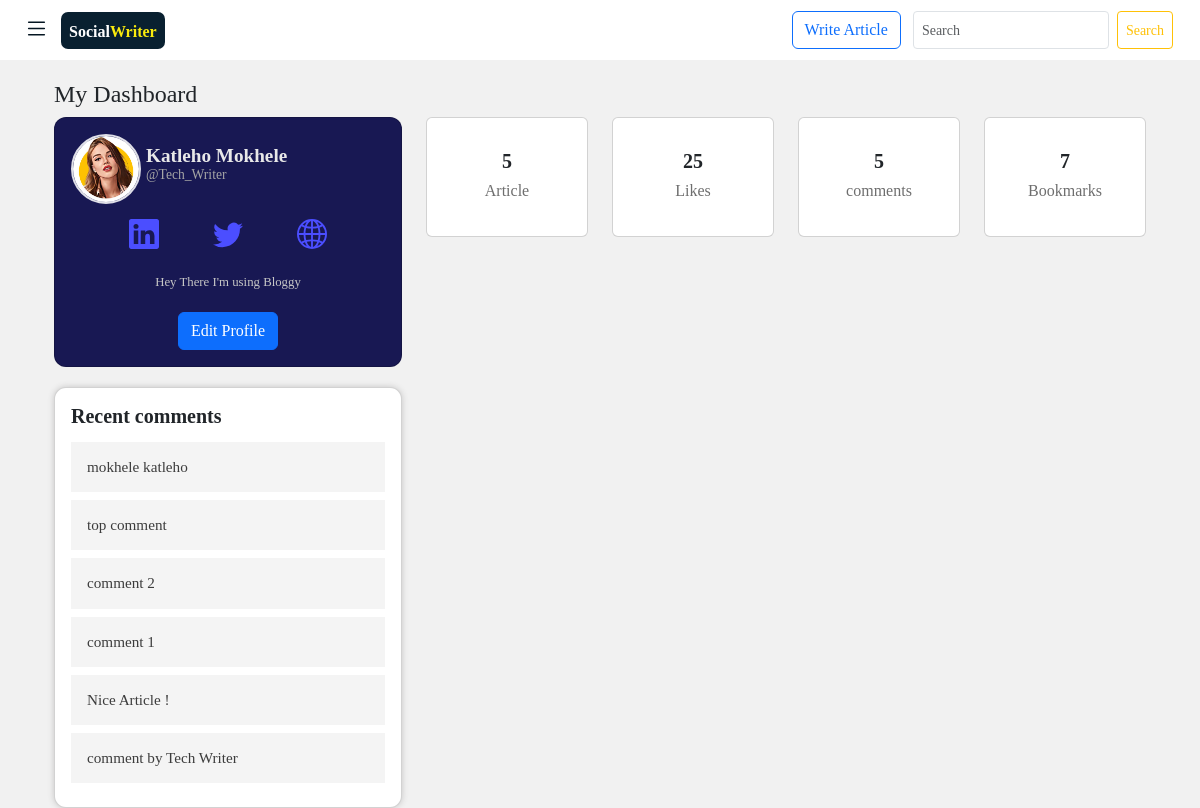
Page /dashboard/ (signed in) on the earlier database version.
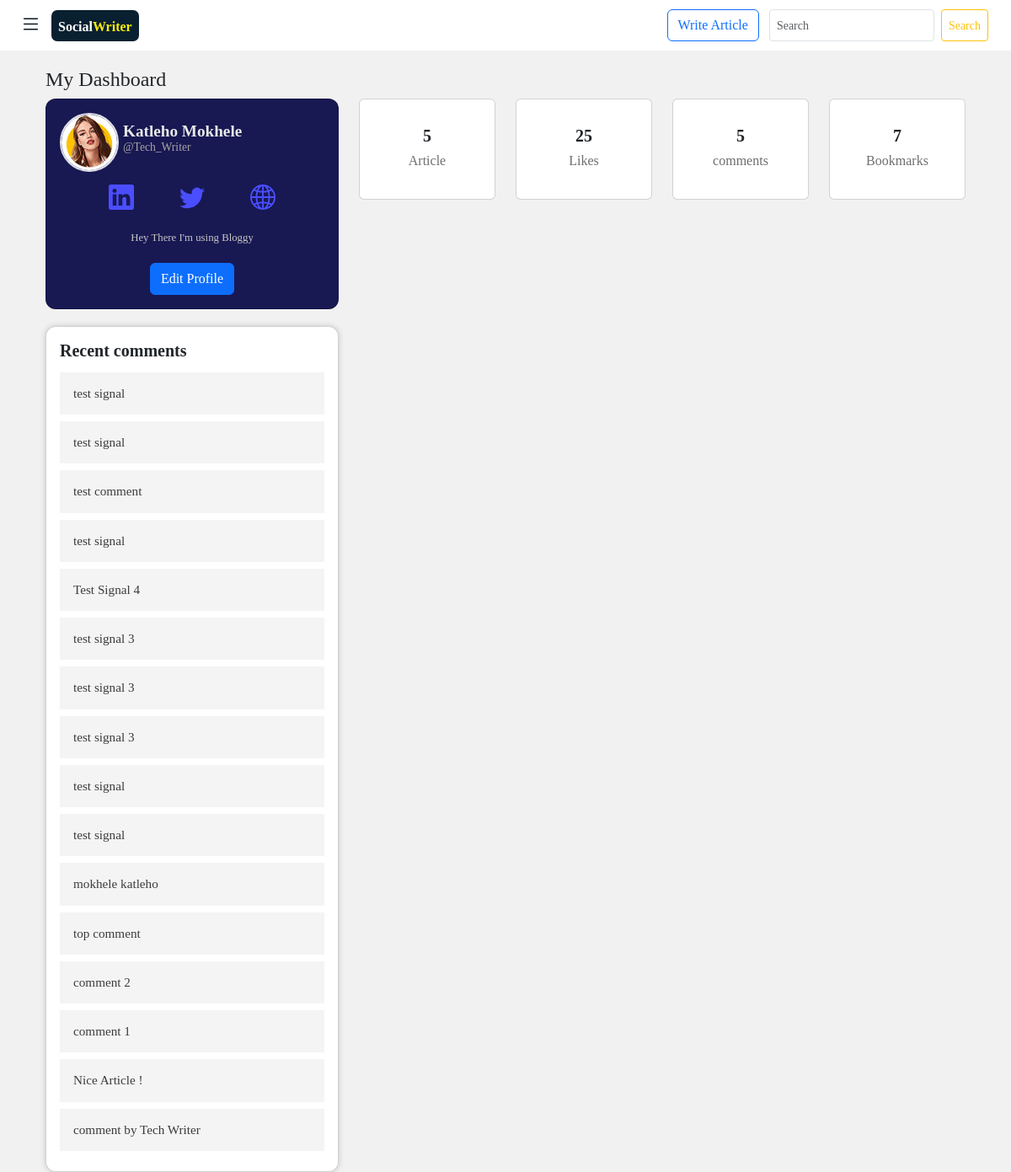
Same page on the later database version.
### blogyapp/models.py (models this page shows)
class Comments(models.Model):
    profile = models.ForeignKey(Profile,on_delete=models.CASCADE, null=True)
    entry = models.ForeignKey(Entry, on_delete=models.CASCADE,related_name="entry" )
    date_created = models.DateTimeField(auto_now_add =True)
    comment = models.CharField(max_length=200 ,null=True, blank=True )
    class Meta:
        verbose_name_plural = 'comments'

### blogyapp/views.py (the view)
# urls.py: path('dashboard/',  views.dashboard , name="dashboard"),
def dashboard(request):
    profile =Profile.objects.get(name = request.user ) #Profile of a specific user
    profile_posts = profile.profiles_posts()
    profile_comments = Comments.objects.filter(profile = profile).order_by("-date_created")
    my_profile = Profile.objects.get(name =request.user)
    followings = my_profile.following.all()  # people that the logged in user follows
    context ={"profile":profile,
              "followings":followings,
              "profile_posts":profile_posts,
             "profile_comments":profile_comments,
              }
    return render (request , "blogyapp/dashboard.html",context )

### users/models.py (called while the page is built)
    def profiles_posts(self):
        return self.entry_set.all()

### blogyapp/templates/blogyapp/dashboard.html (shortened to what the changed rows need)
{% extends 'blogyapp/base.html' %}
  {% load bootstrap5 %}
  {% load static %}
  {% load read-time %}
{% block content %}
<div style="margin-top: 20px;width:93%" class="container-fluid">
    <div class="row">
        <div class="col-4">
                <div class="card card-body d-none d-md-block" style="box-shadow: 0 0 6px rgb(198, 197, 197);border-radius: 12px !important;">
                     {% for comment in profile_comments %}
                     <div style="margin-bottom: 7px; background-color: rgba(230, 230, 230, 0.449);">
                         <h6 class="card-body" style="font-size: 0.95rem;color:rgb(60, 60, 60);"> {{comment.comment}} </h6>
                     </div>
                     {% empty %}
                     <div class="card-body" style="margin-bottom: 7px; background-color: rgb(230, 230, 230);">
                         <h6 style="font-size: 0.95rem;color:rgb(60, 60, 60);">No comments yet </h6>
                     </div>
                     {% endfor %}
                 </div>
        </div>
    </div>
</div>
{% endblock content %}

Differences in the rows shown:
added Comments: comment "test signal"
added Comments: comment "test signal"
added Comments: comment "test comment"
added Comments: comment "test signal"
added Comments: comment "Test Signal 4"
added Comments: comment "test signal 3"
added Comments: comment "test signal 3"
added Comments: comment "test signal 3"
added Comments: comment "test signal"
added Comments: comment "test signal"
